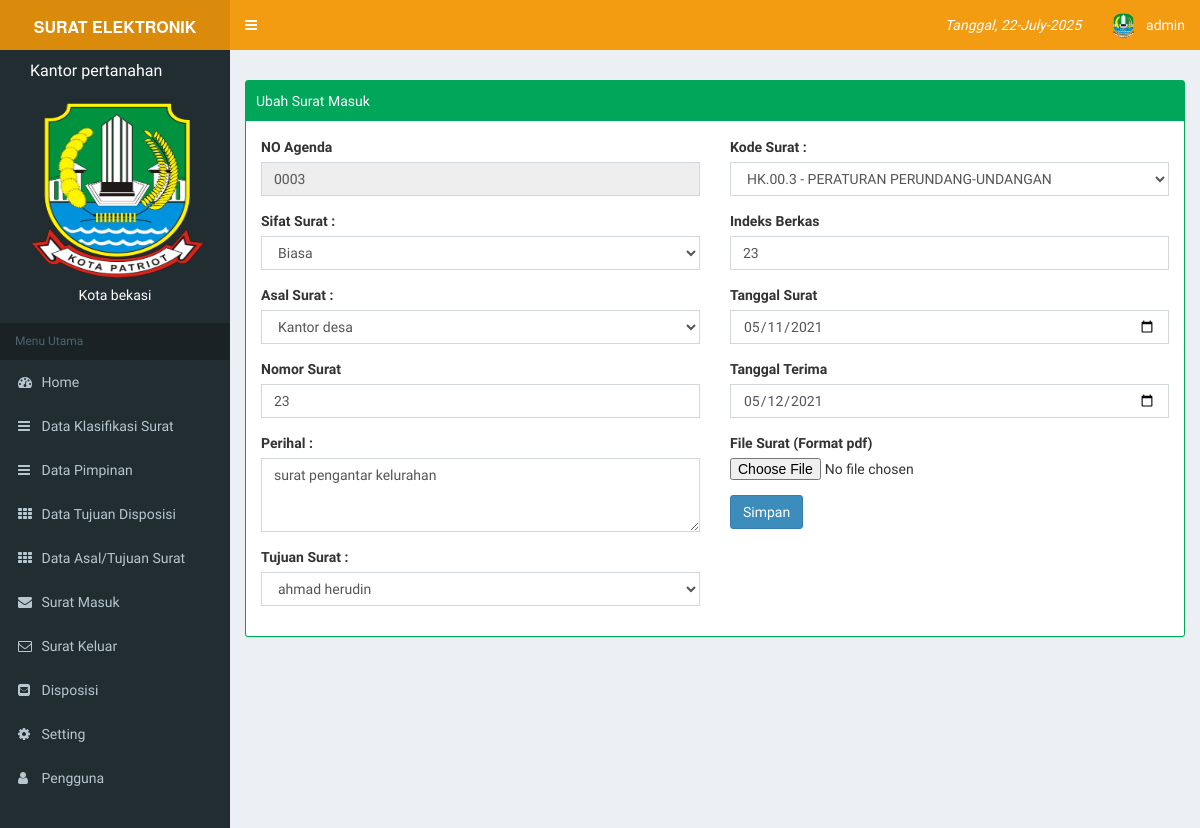
The app's page /index.php?page=masuk&aksi=ubah&id=0003 (signed in) with its own data.
### tables this page shows
CREATE TABLE `tb_user` (
  `id` int(11) NOT NULL,
  `username` varchar(100) NOT NULL,
  `password` varchar(100) NOT NULL,
  `nama_user` varchar(100) NOT NULL,
  `level` varchar(30) NOT NULL,
  `foto` varchar(255) NOT NULL,
  `level_pimpinan` int(11) NOT NULL
);

CREATE TABLE `tb_profile` (
  `kota` varchar(255) NOT NULL,
  `lembaga` varchar(255) NOT NULL,
  `alamat` text NOT NULL,
  `telpon` varchar(255) NOT NULL,
  `foto` varchar(255) NOT NULL
);

CREATE TABLE `tb_surat_masuk` (
  `id` int(9) NOT NULL,
  `no_surat` varchar(255) NOT NULL,
  `tgl_surat` date NOT NULL,
  `tanggal_terima` date NOT NULL,
  `asal_surat` int(11) NOT NULL,
  `sifat_surat` varchar(255) NOT NULL,
  `perihal` text NOT NULL,
  `no_agenda` varchar(20) NOT NULL,
  `file_surat` varchar(255) NOT NULL,
  `status` int(2) NOT NULL,
  `tujuan` int(11) NOT NULL,
  `kode_surat` int(11) NOT NULL,
  `indeks` varchar(255) NOT NULL,
  `disposisi` int(11) NOT NULL,
  `tahun` varchar(4) NOT NULL
);

### page/masuk/ubah.php (the view, shortened to what this page needs)
<?php
    $id=$_GET['id'];
    $sql = $koneksi->query("select * from tb_surat_masuk where no_agenda='$id'");
    $data = $sql->fetch_assoc();
    $indeks = $data['indeks'];
    $tgl_surat = $data['tgl_surat'];
    $tanggal_terima = $data['tanggal_terima'];
    $kode_surat = $data['kode_surat'];
    $tujuan = $data['tujuan'];
    $asal_tujuan = $data['asal_surat'];
?>
<div class="box box-success box-solid">
  <div class="box-header with-border">
		Ubah Surat Masuk
 </div>
<div class="panel-body">
                            <div class="row">
                                <div class="col-md-6">
                                    <form method="POST" enctype="multipart/form-data" onsubmit="return validasi(this)" >
                                       <div class="form-group">
                                            <label>NO Agenda</label>
                                            <input class="form-control" name="agenda" value="<?php echo $data['no_agenda'] ?>"  readonly=""  />
                                        </div>
                                        <div class="form-group">
                                            <label>Sifat Surat :</label>
                                            <select class="form-control" name="sifat">
                                                   <option value="b" <?php if ($data['sifat_surat']=='b'){ echo "selected";} ?> >Biasa</option>
                                            </select>
                                        </div>
                                        <div class="form-group">
                                            <label>Asal Surat :</label>
                                            <select class="form-control select2" name="asal">
                                           <?php
                                              $sql = $koneksi->query("select * from tb_asal_tujuan");
                                              while ($tampil_t=$sql->fetch_assoc()) {
                                                $pilih_t=($tampil_t['id_asal_tujuan']==$asal_tujuan?"selected":"");
                                                echo "
                                                  <option value='$tampil_t[id_asal_tujuan]'  $pilih_t>$tampil_t[asal_tujuan]</option>
                                                ";
                                              }
                                                     ?>
                                            </select>
                                        </div>
                                        <div class="form-group">
                                            <label>Nomor Surat</label>
                                            <input class="form-control" name="no" value="<?php echo $data['no_surat'] ?>"  />
                                        </div>
                                         <div class="form-group">
                                              <label>Perihal :</label>
                                              <textarea class="form-control" rows="3" name="perihal"><?php echo $data['perihal'] ?></textarea>
                                        </div>
                                        <div class="form-group">
                                            <label>Tujuan Surat :</label>
                                            <select class="form-control select2" name="tujuan">
                                           <?php
                                              $sql = $koneksi->query("select * from tb_tujuan");
                                              while ($tampil_t=$sql->fetch_assoc()) {
                                                $pilih_t=($tampil_t['id_tujuan']==$tujuan?"selected":"");
                                                echo "
                                                  <option value='$tampil_t[id_tujuan]'  $pilih_t>$tampil_t[nama_tujuan]</option>
                                                ";
                                              }
                                                     ?>
                                            </select>
                                        </div>
                                      </div>
                                       <div class="col-md-6">
                                       <div class="form-group">
                                            <label>Kode Surat :</label>
                                            <select class="form-control select2" name="kode_surat">
                                           <?php
                                              $sql = $koneksi->query("select * from ref_klasifikasi");
                                              while ($tampil_t=$sql->fetch_assoc()) {
                                                $pilih_t=($tampil_t['id']==$kode_surat?"selected":"");
                                                echo "
                                                  <option value='$tampil_t[id]' $pilih_t>$tampil_t[kode] - $tampil_t[nama]</option>
                                                ";
                                              }
                                             ?>
                                            </select>
                                        </div>
                                         <div class="form-group">
                                            <label>Indeks Berkas </label>
                                            <input class="form-control" name="indek" required="" value="<?php echo $indeks ?>" />
                                        </div>
                                         <div class="form-group">
                                            <label>Tanggal Surat</label>
                                            <input type="date" class="form-control" name="tgl_surat" value="<?php echo $tgl_surat ?>"  />
                                        </div>
                                        <div class="form-group">
                                            <label>Tanggal Terima</label>
                                            <input type="date" class="form-control" name="tgl_terima" value="<?php echo $tanggal_terima?>" />
                                        </div>
                                        <div class="form-group">
                                            <label>File Surat (Format pdf)</label>
                                            <input type="file" name="foto" id="foto" />
                                        </div>
                                        <div>
                                        	<input type="submit" name="simpan" value="Simpan" class="btn btn-primary">
                                        </div>
                                 </div>
                              </div>

### index.php (shortened to what this page needs)
<?php
    include "koneksi/koneksi.php";
   if($_SESSION['admin'] || $_SESSION['user']){
 ?>
<!DOCTYPE html>
<html>
<head>
  <link rel="stylesheet" href="bower_components/bootstrap/dist/css/bootstrap.min.css">
  <link rel="stylesheet" href="bower_components/font-awesome/css/font-awesome.min.css">
  <link rel="stylesheet" href="bower_components/Ionicons/css/ionicons.min.css">
    <link rel="stylesheet" href="bower_components/datatables.net-bs/css/dataTables.bootstrap.min.css">
     <link rel="stylesheet" href="bower_components/select2/dist/css/select2.min.css">
  <link rel="stylesheet" href="dist/css/AdminLTE.min.css">
  <link rel="stylesheet" href="dist/css/skins/_all-skins.min.css">
   <link rel="stylesheet" type="text/css" href="sw/dist/sweetalert.css">
</head>
<body class="hold-transition skin-yellow sidebar-mini">
<div class="wrapper">
  <header class="main-header">
    <a href="index.php" class="logo">
      <span class="logo-lg"><b style="font-size:16px;">SURAT ELEKTRONIK</b></span>
    </a>
    <nav class="navbar navbar-static-top">
      <a href="#" class="sidebar-toggle" data-toggle="push-menu" role="button">
      </a>
      <div class="navbar-custom-menu">
        <ul class="nav navbar-nav">
          <li class="dropdown tasks-menu">
            <a href="#" class="dropdown-toggle" data-toggle="dropdown">
              <i>Tanggal, <?php echo date('d-F-Y'); ?></i>
            </a>
          </li>
          <?php
                  if($_SESSION['admin']){
                       $user_l=$_SESSION['admin'];
                  }elseif ($_SESSION['user']) {
                       $user_l=$_SESSION['user'];
                  }
                  $sql_u = $koneksi->query("select* from tb_user where id='$user_l'");
                  $data_u = $sql_u->fetch_assoc();
        ?>
          <li class="dropdown user user-menu">
            <a href="#" class="dropdown-toggle" data-toggle="dropdown">
              <img src="images/<?php echo $data_u['foto']; ?>" class="user-image" alt="User Image">
              <span class="hidden-xs"><?php echo $data_u['nama_user']; ?></span>
            </a>
        </ul>
      </div>
    </nav>
  </header>
  <aside class="main-sidebar">
    <section class="sidebar">
        <?php include "include/menu.php" ?>
    </section>
  </aside>
  <div class="content-wrapper">
    <section class="content-header">
    </section>
    <section class="content">
      <?php
            include "include/isi.php";
       ?>
    </section>
  </div>
</div>
</body>
</html>
<?php
    }else{
        header("location:login.php");
    }
?>

### include/menu.php
<?php
    $sql = $koneksi->query("select * from tb_profile");
    $data = $sql->fetch_assoc();
?>
<div class="user-panel">
  <div>
    <a style="color: white; margin-left: 20px; font-size: 16px;"><?php echo $data['lembaga'] ?></a> <br><br>
  <img style="margin-left:20px" src="images/<?php echo $data['foto'] ?>" width="175" height="175" >
  <h5 style="color:white; font-size: 14px; text-align: center; "><?php echo $data['kota']; ?></h5>
  </div>
  <div class="pull-left info">
  </div>
</div>
<ul class="sidebar-menu" data-widget="tree">
  <li class="header">Menu Utama</li>
<li><a href="index.php"><i class="fa fa-dashboard"></i> <span>Home</span></a></li>
   <?php if ($_SESSION['admin']) {?>
  <li><a href="?page=klasifikasi"><i class="fa fa-bars"></i> <span>Data Klasifikasi Surat </span></a></li>
  <li><a href="?page=pimpinan"><i class="fa fa-bars"></i> <span>Data Pimpinan </span></a></li>
 <li><a href="?page=m_dispos"><i class="fa fa-th"></i> <span>Data Tujuan Disposisi </span></a></li>
 <li><a href="?page=asal_tujuan"><i class="fa fa-th"></i> <span>Data Asal/Tujuan Surat </span></a></li>
 <?php } ?>
  <li><a href="?page=masuk"><i class="fa fa-envelope"></i> <span>Surat Masuk </span></a></li>
  <li><a href="?page=keluar"><i class="fa fa-envelope-o"></i> <span>Surat Keluar </span></a></li>
  <li><a href="?page=disposisi"><i class="fa fa-envelope-square"></i> <span>Disposisi</span></a></li>
  <?php if ($_SESSION['admin']) {?>
  <li><a href="?page=profile&aksi=seting"><i class="fa fa-gear"></i> <span>Setting</span></a></li>
  <li><a href="?page=user"><i class="fa fa-user"></i> <span>Pengguna</span></a></li>
  <?php } ?>
</ul>

### records on screen
tb_user: foto (picture), nama_user "admin"
tb_profile: lembaga "Kantor pertanahan", foto (picture), kota "Kota bekasi"
tb_surat_masuk: agenda "0003", sifat "Biasa", no "23", perihal "surat pengantar kelurahan", indek "23", tgl_surat "05/11/2021", tgl_terima "05/12/2021"

### other values on screen
form field asal "Kantor desa"
form field tujuan "ahmad herudin"
form field kode_surat "HK.00.3 - PERATURAN PERUNDANG-UNDANGAN"
